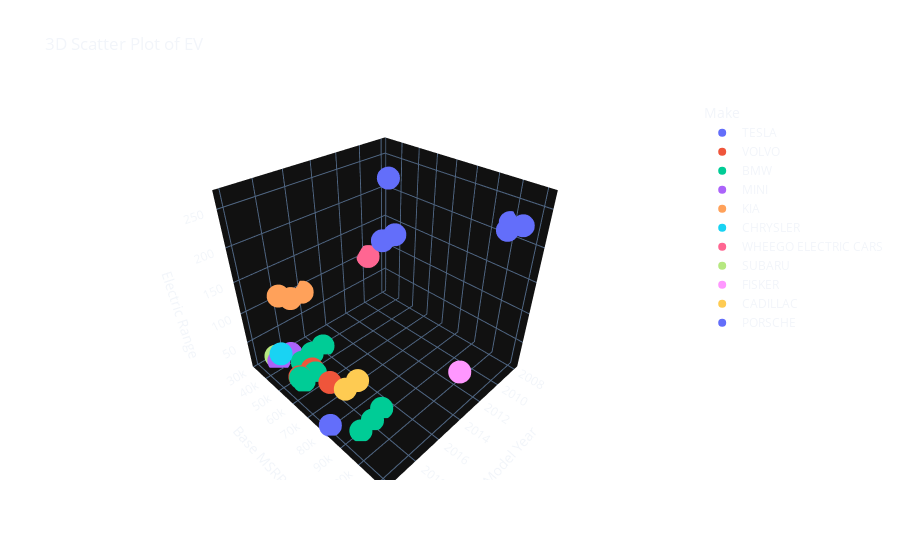

Write notebook code for a chart like this one.
### Code cell
fig = px.scatter_3d(data_v11, x="Model Year", y="Base MSRP", z="Electric Range", color="Make",
                    title="3D Scatter Plot of EV").update_layout(
    template='plotly_dark',
    plot_bgcolor='rgba(0, 0, 0, 0)',
    paper_bgcolor='rgba(0, 0, 0, 0)',
)

fig.show()

### Figure 1 — Plotly figure (JSON) as saved in the notebook; plotly's stock layout.template omitted (floating-point values rounded to 4 significant figures; data arrays with more than 128 entries replaced by an {"elided": "..."} marker saying what was removed)
{"data": [{"hovertemplate": "Make=TESLA<br>Model Year=%{x}<br>Base MSRP=%{y}<br>Electric Range=%{z}<extra></extra>", "legendgroup": "TESLA", "marker": {"color": "#636efa", "symbol": "circle"}, "mode": "markers", "name": "TESLA", "scene": "scene", "showlegend": true, "x": {"elided": "1603 int values"}, "y": {"elided": "1603 float values"}, "z": {"elided": "1603 float values"}, "type": "scatter3d"}, {"hovertemplate": "Make=VOLVO<br>Model Year=%{x}<br>Base MSRP=%{y}<br>Electric Range=%{z}<extra></extra>", "legendgroup": "VOLVO", "marker": {"color": "#EF553B", "symbol": "circle"}, "mode": "markers", "name": "VOLVO", "scene": "scene", "showlegend": true, "x": {"elided": "300 int values"}, "y": {"elided": "300 float values"}, "z": {"elided": "300 float values"}, "type": "scatter3d"}, {"hovertemplate": "Make=BMW<br>Model Year=%{x}<br>Base MSRP=%{y}<br>Electric Range=%{z}<extra></extra>", "legendgroup": "BMW", "marker": {"color": "#00cc96", "symbol": "circle"}, "mode": "markers", "name": "BMW", "scene": "scene", "showlegend": true, "x": {"elided": "493 int values"}, "y": {"elided": "493 float values"}, "z": {"elided": "493 float values"}, "type": "scatter3d"}, {"hovertemplate": "Make=MINI<br>Model Year=%{x}<br>Base MSRP=%{y}<br>Electric Range=%{z}<extra></extra>", "legendgroup": "MINI", "marker": {"color": "#ab63fa", "symbol": "circle"}, "mode": "markers", "name": "MINI", "scene": "scene", "showlegend": true, "x": {"elided": "149 int values"}, "y": {"elided": "149 float values"}, "z": {"elided": "149 float values"}, "type": "scatter3d"}, {"hovertemplate": "Make=KIA<br>Model Year=%{x}<br>Base MSRP=%{y}<br>Electric Range=%{z}<extra></extra>", "legendgroup": "KIA", "marker": {"color": "#FFA15A", "symbol": "circle"}, "mode": "markers", "name": "KIA", "scene": "scene", "showlegend": true, "x": {"elided": "626 int values"}, "y": {"elided": "626 float values"}, "z": {"elided": "626 float values"}, "type": "scatter3d"}, {"hovertemplate": "Make=CHRYSLER<br>Model Year=%{x}<br>Base MSRP=%{y}<br>Electric Range=%{z}<extra></extra>", "legendgroup": "CHRYSLER", "marker": {"color": "#19d3f3", "symbol": "circle"}, "mode": "markers", "name": "CHRYSLER", "scene": "scene", "showlegend": true, "x": [2019, 2019, 2019, 2019, 2019, 2019, 2019, 2019, 2019, 2019, 2019, 2019, 2019, 2019, 2019, 2019, 2019, 2019, 2019, 2019, 2019, 2019, 2019, 2019, 2019, 2019, 2019, 2019, 2019, 2019, 2019, 2019, 2019, 2019, 2019, 2019, 2019, 2019, 2019, 2019, 2019, 2019, 2019, 2019, 2019, 2019, 2019, 2019, 2019, 2019, 2019, 2019, 2019, 2019, 2019, 2019, 2019, 2019, 2019, 2019, 2019, 2019, 2019, 2019, 2019, 2019, 2019, 2019, 2019, 2019, 2019, 2019, 2019, 2019, 2019, 2019, 2019, 2019, 2019, 2019, 2019, 2019, 2019, 2019, 2019, 2019, 2019, 2019, 2019, 2019, 2019, 2019, 2019, 2019, 2019, 2019, 2019, 2019, 2019, 2019, 2019, 2019, 2019, 2019, 2019, 2019, 2019, 2019, 2019, 2019, 2019, 2019, 2019, 2019, 2019, 2019, 2019, 2019, 2019, 2019, 2019], "y": [40000.0, 40000.0, 40000.0, 40000.0, 40000.0, 40000.0, 40000.0, 40000.0, 40000.0, 40000.0, 40000.0, 40000.0, 40000.0, 40000.0, 40000.0, 40000.0, 40000.0, 40000.0, 40000.0, 40000.0, 40000.0, 40000.0, 40000.0, 40000.0, 40000.0, 40000.0, 40000.0, 40000.0, 40000.0, 40000.0, 40000.0, 40000.0, 40000.0, 40000.0, 40000.0, 40000.0, 40000.0, 40000.0, 40000.0, 40000.0, 40000.0, 40000.0, 40000.0, 40000.0, 40000.0, 40000.0, 40000.0, 40000.0, 40000.0, 40000.0, 40000.0, 40000.0, 40000.0, 40000.0, 40000.0, 40000.0, 40000.0, 40000.0, 40000.0, 40000.0, 40000.0, 40000.0, 40000.0, 40000.0, 40000.0, 40000.0, 40000.0, 40000.0, 40000.0, 40000.0, 40000.0, 40000.0, 40000.0, 40000.0, 40000.0, 40000.0, 40000.0, 40000.0, 40000.0, 40000.0, 40000.0, 40000.0, 40000.0, 40000.0, 40000.0, 40000.0, 40000.0, 40000.0, 40000.0, 40000.0, 40000.0, 40000.0, 40000.0, 40000.0, 40000.0, 40000.0, 40000.0, 40000.0, 40000.0, 40000.0, 40000.0, 40000.0, 40000.0, 40000.0, 40000.0, 40000.0, 40000.0, 40000.0, 40000.0, 40000.0, 40000.0, 40000.0, 40000.0, 40000.0, 40000.0, 40000.0, 40000.0, 40000.0, 40000.0, 40000.0, 40000.0], "z": [32.0, 32.0, 32.0, 32.0, 32.0, 32.0, 32.0, 32.0, 32.0, 32.0, 32.0, 32.0, 32.0, 32.0, 32.0, 32.0, 32.0, 32.0, 32.0, 32.0, 32.0, 32.0, 32.0, 32.0, 32.0, 32.0, 32.0, 32.0, 32.0, 32.0, 32.0, 32.0, 32.0, 32.0, 32.0, 32.0, 32.0, 32.0, 32.0, 32.0, 32.0, 32.0, 32.0, 32.0, 32.0, 32.0, 32.0, 32.0, 32.0, 32.0, 32.0, 32.0, 32.0, 32.0, 32.0, 32.0, 32.0, 32.0, 32.0, 32.0, 32.0, 32.0, 32.0, 32.0, 32.0, 32.0, 32.0, 32.0, 32.0, 32.0, 32.0, 32.0, 32.0, 32.0, 32.0, 32.0, 32.0, 32.0, 32.0, 32.0, 32.0, 32.0, 32.0, 32.0, 32.0, 32.0, 32.0, 32.0, 32.0, 32.0, 32.0, 32.0, 32.0, 32.0, 32.0, 32.0, 32.0, 32.0, 32.0, 32.0, 32.0, 32.0, 32.0, 32.0, 32.0, 32.0, 32.0, 32.0, 32.0, 32.0, 32.0, 32.0, 32.0, 32.0, 32.0, 32.0, 32.0, 32.0, 32.0, 32.0, 32.0], "type": "scatter3d"}, {"hovertemplate": "Make=WHEEGO ELECTRIC CARS<br>Model Year=%{x}<br>Base MSRP=%{y}<br>Electric Range=%{z}<extra></extra>", "legendgroup": "WHEEGO ELECTRIC CARS", "marker": {"color": "#FF6692", "symbol": "circle"}, "mode": "markers", "name": "WHEEGO ELECTRIC CARS", "scene": "scene", "showlegend": true, "x": [2010, 2010, 2010], "y": [33000.0, 33000.0, 33000.0], "z": [100.0, 100.0, 100.0], "type": "scatter3d"}, {"hovertemplate": "Make=SUBARU<br>Model Year=%{x}<br>Base MSRP=%{y}<br>Electric Range=%{z}<extra></extra>", "legendgroup": "SUBARU", "marker": {"color": "#B6E880", "symbol": "circle"}, "mode": "markers", "name": "SUBARU", "scene": "scene", "showlegend": true, "x": [2019, 2019, 2019, 2019, 2019, 2019, 2019, 2019, 2019, 2019, 2019, 2019, 2019, 2019, 2019, 2019, 2019, 2019, 2019, 2019, 2019, 2019, 2019, 2019, 2019, 2019, 2019, 2019, 2019, 2019, 2019, 2019, 2019, 2019, 2019, 2019, 2019, 2019, 2019, 2019, 2019, 2019, 2019, 2019, 2019, 2019, 2019, 2019, 2019, 2019, 2019, 2019, 2019, 2019, 2019, 2019, 2019, 2019, 2019, 2019, 2019, 2019, 2019], "y": [35000.0, 35000.0, 35000.0, 35000.0, 35000.0, 35000.0, 35000.0, 35000.0, 35000.0, 35000.0, 35000.0, 35000.0, 35000.0, 35000.0, 35000.0, 35000.0, 35000.0, 35000.0, 35000.0, 35000.0, 35000.0, 35000.0, 35000.0, 35000.0, 35000.0, 35000.0, 35000.0, 35000.0, 35000.0, 35000.0, 35000.0, 35000.0, 35000.0, 35000.0, 35000.0, 35000.0, 35000.0, 35000.0, 35000.0, 35000.0, 35000.0, 35000.0, 35000.0, 35000.0, 35000.0, 35000.0, 35000.0, 35000.0, 35000.0, 35000.0, 35000.0, 35000.0, 35000.0, 35000.0, 35000.0, 35000.0, 35000.0, 35000.0, 35000.0, 35000.0, 35000.0, 35000.0, 35000.0], "z": [17.0, 17.0, 17.0, 17.0, 17.0, 17.0, 17.0, 17.0, 17.0, 17.0, 17.0, 17.0, 17.0, 17.0, 17.0, 17.0, 17.0, 17.0, 17.0, 17.0, 17.0, 17.0, 17.0, 17.0, 17.0, 17.0, 17.0, 17.0, 17.0, 17.0, 17.0, 17.0, 17.0, 17.0, 17.0, 17.0, 17.0, 17.0, 17.0, 17.0, 17.0, 17.0, 17.0, 17.0, 17.0, 17.0, 17.0, 17.0, 17.0, 17.0, 17.0, 17.0, 17.0, 17.0, 17.0, 17.0, 17.0, 17.0, 17.0, 17.0, 17.0, 17.0, 17.0], "type": "scatter3d"}, {"hovertemplate": "Make=FISKER<br>Model Year=%{x}<br>Base MSRP=%{y}<br>Electric Range=%{z}<extra></extra>", "legendgroup": "FISKER", "marker": {"color": "#FF97FF", "symbol": "circle"}, "mode": "markers", "name": "FISKER", "scene": "scene", "showlegend": true, "x": [2012, 2012, 2012, 2012, 2012, 2012, 2012, 2012, 2012, 2012, 2012, 2012, 2012, 2012, 2012], "y": [102000.0, 102000.0, 102000.0, 102000.0, 102000.0, 102000.0, 102000.0, 102000.0, 102000.0, 102000.0, 102000.0, 102000.0, 102000.0, 102000.0, 102000.0], "z": [33.0, 33.0, 33.0, 33.0, 33.0, 33.0, 33.0, 33.0, 33.0, 33.0, 33.0, 33.0, 33.0, 33.0, 33.0], "type": "scatter3d"}, {"hovertemplate": "Make=CADILLAC<br>Model Year=%{x}<br>Base MSRP=%{y}<br>Electric Range=%{z}<extra></extra>", "legendgroup": "CADILLAC", "marker": {"color": "#FECB52", "symbol": "circle"}, "mode": "markers", "name": "CADILLAC", "scene": "scene", "showlegend": true, "x": [2018, 2018, 2018, 2018, 2018, 2017, 2018, 2018, 2018, 2017, 2018, 2018, 2018, 2017, 2018, 2018], "y": [75100.0, 75100.0, 75100.0, 75100.0, 75100.0, 75100.0, 75100.0, 75100.0, 75100.0, 75100.0, 75100.0, 75100.0, 75100.0, 75100.0, 75100.0, 75100.0], "z": [31.0, 31.0, 31.0, 31.0, 31.0, 31.0, 31.0, 31.0, 31.0, 31.0, 31.0, 31.0, 31.0, 31.0, 31.0, 31.0], "type": "scatter3d"}, {"hovertemplate": "Make=PORSCHE<br>Model Year=%{x}<br>Base MSRP=%{y}<br>Electric Range=%{z}<extra></extra>", "legendgroup": "PORSCHE", "marker": {"color": "#636efa", "symbol": "circle"}, "mode": "markers", "name": "PORSCHE", "scene": "scene", "showlegend": true, "x": [2020, 2020, 2020, 2020, 2020, 2020, 2020, 2020, 2020, 2020, 2020, 2020, 2020, 2020, 2020, 2020, 2020, 2020], "y": [81100.0, 81100.0, 81100.0, 81100.0, 81100.0, 81100.0, 81100.0, 81100.0, 81100.0, 81100.0, 81100.0, 81100.0, 81100.0, 81100.0, 81100.0, 81100.0, 81100.0, 81100.0], "z": [14.0, 14.0, 14.0, 14.0, 14.0, 14.0, 14.0, 14.0, 14.0, 14.0, 14.0, 14.0, 14.0, 14.0, 14.0, 14.0, 14.0, 14.0], "type": "scatter3d"}], "layout": {"scene": {"domain": {"x": [0.0, 1.0], "y": [0.0, 1.0]}, "xaxis": {"title": {"text": "Model Year"}}, "yaxis": {"title": {"text": "Base MSRP"}}, "zaxis": {"title": {"text": "Electric Range"}}}, "legend": {"title": {"text": "Make"}, "tracegroupgap": 0}, "title": {"text": "3D Scatter Plot of EV"}, "plot_bgcolor": "rgba(0, 0, 0, 0)", "paper_bgcolor": "rgba(0, 0, 0, 0)"}}
